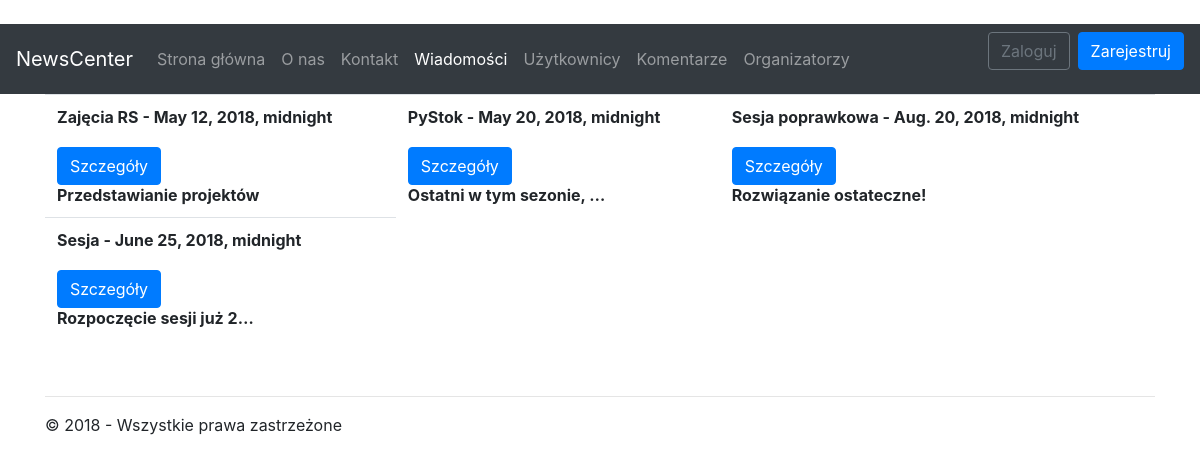
/news, run on an earlier commit of the app's database.
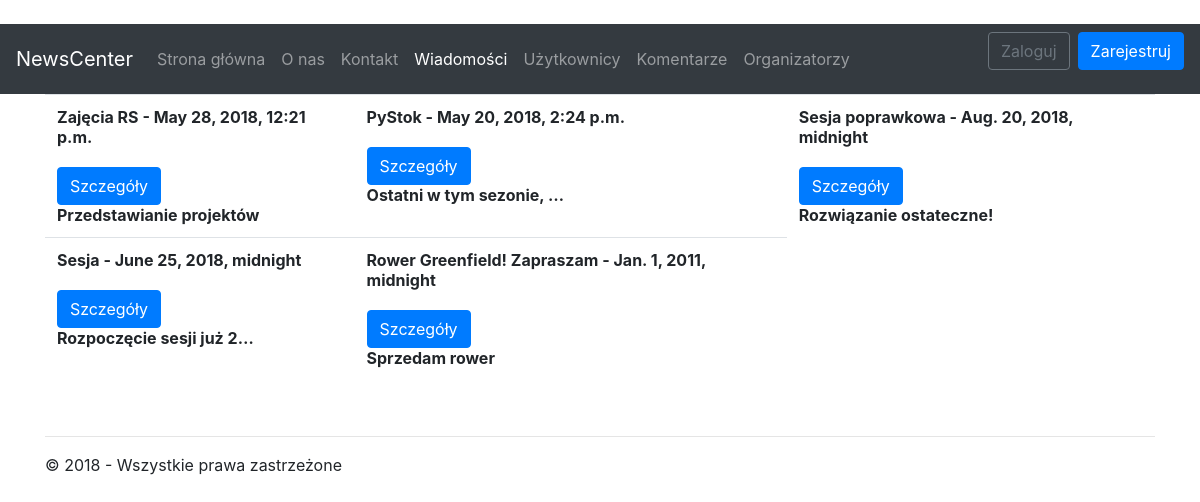
And on a later commit of the database.
### app/models.py (models this page shows, shortened)
class News(models.Model):
	title       = models.CharField(max_length = 32)
	date        = models.DateTimeField()
	description = models.TextField()
	address     = models.CharField(max_length = 32)
	created     = models.DateTimeField(auto_now_add=True)
	class Meta:
		verbose_name_plural = 'News'

### app/views/article.py (the view, shortened to what this page needs)
# urls.py: path(''         , app.views.default.index   , name='home'    ),
def index(request):
	assert isinstance(request, HttpRequest)
	return render(request, 'app/news/index.html',
	{
		'news': ArticleListView,
		'title': _('Wiadomości'),
		'year':datetime.now().year,
		'auth' : 'no'
	})

### app/templates/app/news/index.html (shortened to what this page needs)
{% extends "app/shared/layout.html" %}
{% block content %}
<table class="table">
	{% for i in news.querytable %}
		<tr>
			{% for j in i %}
				<th>
					{% include 'app/partial/articlepartial.html' %}
				</th>
			{% endfor %}
		</tr>
	{% endfor %}
</table>
<br/>
{% endblock %}

### app/templates/app/partial/articlepartial.html (shortened to what this page needs)
<div class="panel panel-default">
	<div class="panel-heading">
		{{ j.title }} - {{ j.date}}
	</div>
	<div class="panel-body">
		<br />
		<button onclick="window.location='{% url 'details' pk=j.id %}'" type="button" class="btn btn-primary">
			Szczegóły
		</button>
		<br />
		 {{ j.description|truncatechars:24 }}
	</div>
</div>

What changed in the data, as far as the page shows it:
changed News "Zajęcia RS": date "May 12, 2018, midnight" → "May 28, 2018, 12:21 p.m."
changed News "PyStok": date "May 20, 2018, midnight" → "May 20, 2018, 2:24 p.m."
added News: title "Rower Greenfield! Zapraszam", date "Jan. 1, 2011, midnight", description "Sprzedam rower"
